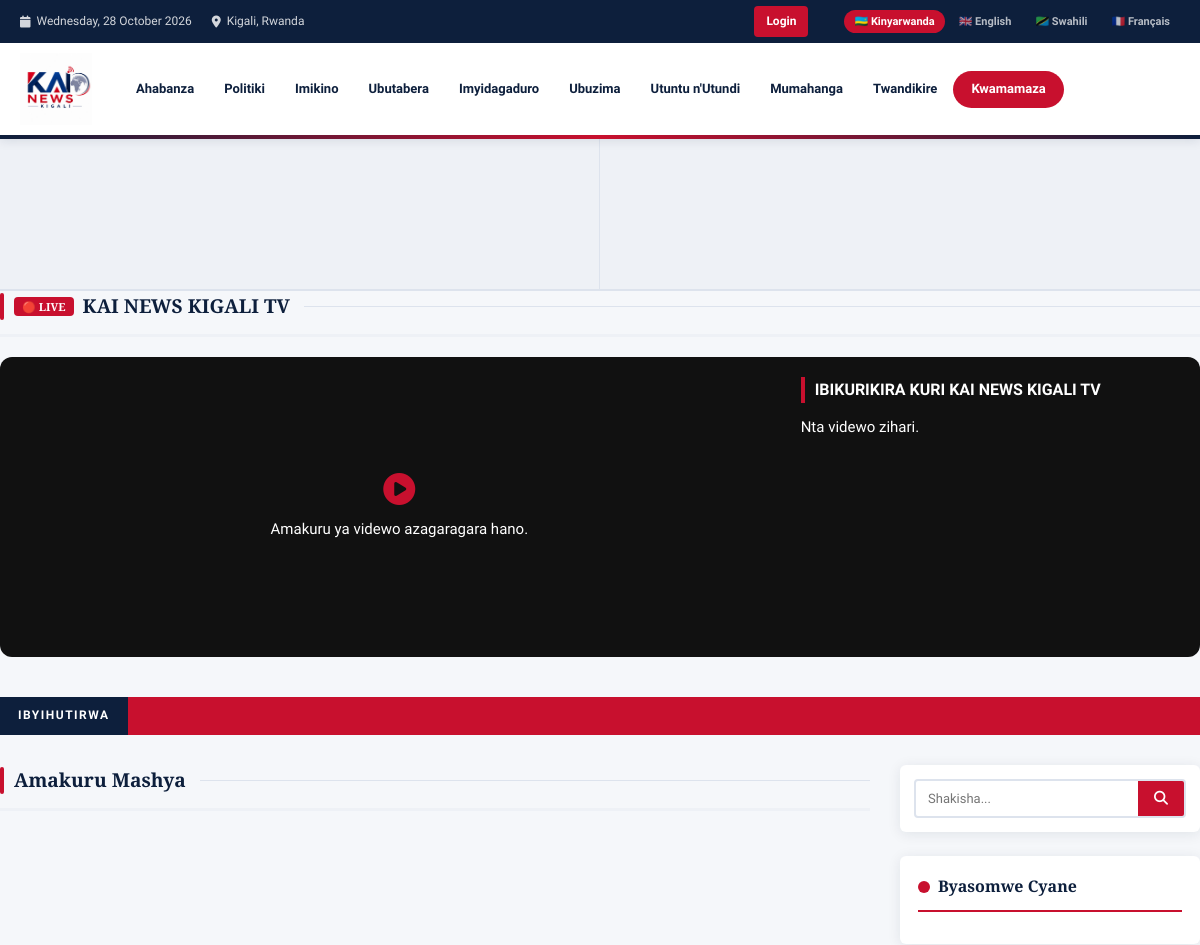
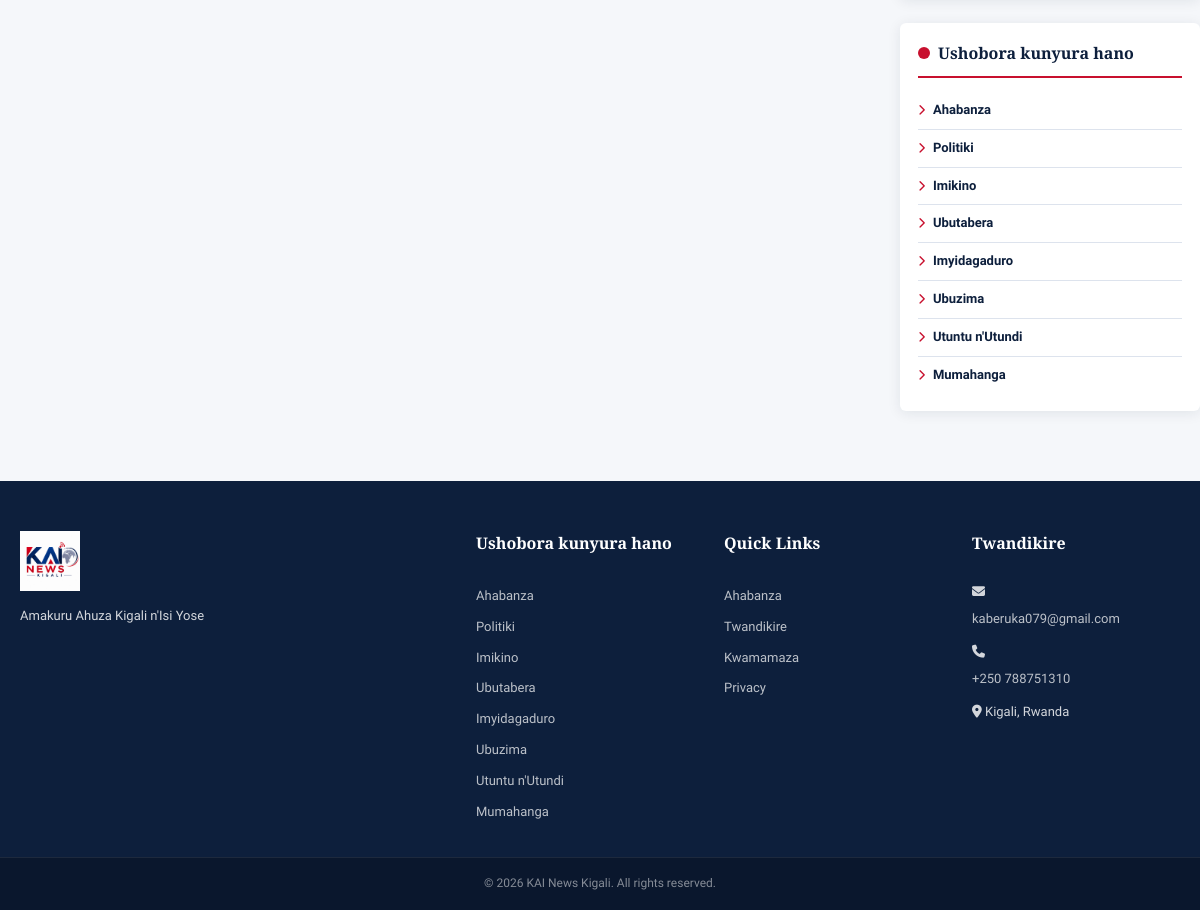
The page / on the database its author committed (2 pictures, top to bottom).
### tables this page shows
CREATE TABLE `categories` (
  `id` INT AUTO_INCREMENT PRIMARY KEY,
  `slug` VARCHAR(100) NOT NULL UNIQUE,
  `name_rw` VARCHAR(200) NOT NULL,
  `name_en` VARCHAR(200) NOT NULL,
  `name_sw` VARCHAR(200) NOT NULL,
  `name_fr` VARCHAR(200) NOT NULL,
  `sort_order` INT DEFAULT 0
);

CREATE TABLE `advertisements` (
  `id` INT AUTO_INCREMENT PRIMARY KEY,
  `title` VARCHAR(300) NOT NULL,
  `image` VARCHAR(500) NOT NULL,
  `video` VARCHAR(500) DEFAULT NULL,
  `link_url` VARCHAR(500),
  `position` ENUM('banner_top','banner_top_photo_1','banner_top_photo_2','banner_top_photo_3','banner_top_photo_4','banner_mid','sidebar','footer','popup') DEFAULT 'banner_top',
  `is_active` TINYINT(1) DEFAULT 1,
  `is_animated` TINYINT(1) DEFAULT 0,
  `animation_type` ENUM('slide','fade','bounce','pulse','zoom','flip') DEFAULT 'fade',
  `start_date` DATE,
  `end_date` DATE,
  `clicks` INT DEFAULT 0,
  `created_at` TIMESTAMP DEFAULT CURRENT_TIMESTAMP
);

### includes/config.php (called while the page is built, shortened)
<?php
function db() {
    static $conn = null;
    if ($conn === null) {
        $conn = new mysqli(DB_HOST, DB_USER, DB_PASS, DB_NAME);
        $conn->set_charset('utf8mb4');
    }
    return $conn;
}
function e($s) { return htmlspecialchars($s ?? '', ENT_QUOTES, 'UTF-8'); }
function getSetting($key) {
    $db = db();
    $stmt = $db->prepare("SELECT value FROM settings WHERE key_name=?");
    $stmt->bind_param("s", $key);
    $stmt->execute();
    $result = $stmt->get_result()->fetch_assoc();
    return $result ? $result['value'] : '';
}
function getCategories() {
    return db()->query("SELECT * FROM categories ORDER BY sort_order")->fetch_all(MYSQLI_ASSOC);
}
function getLang() {
    $lang = $_GET['lang'] ?? $_SESSION['lang'] ?? 'rw';
    return in_array($lang, ['rw','en','sw','fr']) ? $lang : 'rw';
}
$LANG = getLang();
$LABELS = [
    'rw' => [
        'home' => 'Ahabanza', 'latest' => 'Amakuru Mashya', 'read_more' => 'Soma Byinshi',
        'search' => 'Shakisha', 'share' => 'Sangira', 'advertise' => 'Kwamamaza',
        'contact' => 'Twandikire', 'views' => 'Ibyasomwe', 'by' => 'Na', 'written_by' => 'Byanditswe na',
        'related' => 'Amakuru Afitanye Isano', 'gallery' => 'Amafoto',
        'breaking' => 'IBYIHUTIRWA',
    ],
    'en' => [
        'home' => 'Home', 'latest' => 'Latest News', 'read_more' => 'Read More',
        'search' => 'Search', 'share' => 'Share', 'advertise' => 'Advertise',
        'contact' => 'Contact Us', 'views' => 'Views', 'by' => 'By', 'written_by' => 'Written by',
        'related' => 'Related News', 'gallery' => 'Photo Gallery',
        'breaking' => 'BREAKING',
    ],
    'sw' => [
        'home' => 'Nyumbani', 'latest' => 'Habari za Hivi Karibuni', 'read_more' => 'Soma Zaidi',
        'search' => 'Tafuta', 'share' => 'Shiriki', 'advertise' => 'Tangaza',
        'contact' => 'Wasiliana Nasi', 'views' => 'Maoni', 'by' => 'Na', 'written_by' => 'Kaliandikwa na',
        'related' => 'Habari Zinazohusiana', 'gallery' => 'Picha',
        'breaking' => 'HABARI ZA HARAKA',
    ],
    'fr' => [
        'home' => 'Accueil', 'latest' => 'Dernières nouvelles', 'read_more' => 'Lire la suite',
        'search' => 'Rechercher', 'share' => 'Partager', 'advertise' => 'Publicité',
        'contact' => 'Contactez-nous', 'views' => 'Vues', 'by' => 'Par', 'written_by' => 'Écrit par',
        'related' => 'Actualités connexes', 'gallery' => 'Galerie',
        'breaking' => 'ALERTE',
    ],
];
function L($key) {
    global $LABELS, $LANG;
    return $LABELS[$LANG][$key] ?? $LABELS['rw'][$key] ?? $key;
}
?>

### index.php (the view, shortened to what this page needs)
<?php
require_once 'includes/config.php';
function getActiveAdCondition(): string {
    return "is_active=1 AND (start_date IS NULL OR start_date <= CURDATE()) AND (end_date IS NULL OR end_date >= CURDATE())";
}
$topPhotoPositions = ['banner_top_photo_1','banner_top_photo_2'];
$ads_top_photos = db()->query("SELECT * FROM advertisements WHERE position IN ('" . implode("','", $topPhotoPositions) . "') AND " . getActiveAdCondition() . " AND image<>'' ORDER BY created_at DESC")->fetch_all(MYSQLI_ASSOC);
$ads_top_photo_slots = array_column($ads_top_photos, null, 'position');
$homepage_video_links = getSetting('homepage_video_links');
function parseHomepageVideoLinks($raw) {
    $list = [];
    foreach (preg_split('/[\r\n]+/', trim($raw)) as $line) {
        $line = trim($line);
        if ($line === '') continue;
        $urlParts = parse_url($url);
        $host = strtolower($urlParts['host'] ?? '');
        $youtubeHosts = ['youtube.com', 'www.youtube.com', 'm.youtube.com', 'youtube-nocookie.com', 'www.youtube-nocookie.com', 'youtu.be', 'www.youtu.be'];
        $youtubeId = in_array($host, $youtubeHosts, true) ? getYouTubeVideoId($url) : false;
        $extension = strtolower(pathinfo($urlParts['path'] ?? '', PATHINFO_EXTENSION));
        $embedUrl = '';
        $embedType = '';
        $type = $youtubeId
            ? 'youtube'
            : ($embedUrl !== ''
                ? 'embed'
                : (in_array($extension, ['mp4', 'webm', 'ogg', 'mov'], true) ? 'file' : 'embed'));
        $autoTitle = $title === '';
        $list[] = [
            'title' => $title ?: (($type === 'youtube' ? 'YouTube video ' : ($type === 'embed' ? ucfirst($embedType) . ' video ' : 'Video ')) . (count($list) + 1)),
            'auto_title' => $autoTitle,
            'url' => $url,
            'type' => $type,
            'youtube_id' => $youtubeId ?: '',
            'embed_sandbox' => $embedType === 'external',
            'embed_url' => $youtubeId
                ? 'https://www.youtube-nocookie.com/embed/' . $youtubeId . '?rel=0&controls=0&disablekb=1&fs=0&autoplay=1&mute=1&playsinline=1&enablejsapi=1'
                : $embedUrl,
            'mime_type' => $type === 'file' ? [
                'mp4' => 'video/mp4',
                'webm' => 'video/webm',
                'ogg' => 'video/ogg',
                'mov' => 'video/quicktime',
            ][$extension] : '',
            'thumbnail' => $youtubeId ? getYouTubeThumbnailUrl($url) : ''
        ];
    }
    return $list;
}
$homepage_video_items = parseHomepageVideoLinks($homepage_video_links);
$homepage_video_active_index = null;
$categories = getCategories();
?>
<!DOCTYPE html>
<html lang="<?= $LANG ?>" dir="ltr">
<head>
<link rel="stylesheet" href="assets/css/style.css">
<link rel="stylesheet" href="https://cdnjs.cloudflare.com/ajax/libs/font-awesome/6.5.0/css/all.min.css">
</head>
<body class="home">
<?php include 'includes/header.php'; ?>
<?php if (!empty($ads_top_photo_slots) || isset($_SESSION['admin_id'])): ?>
<div class="ad-banner ad-top ad-top-photos">
  <div class="ad-top-photos-inner">
    <?php foreach ($topPhotoPositions as $position): ?>
      <?php $photoAd = $ads_top_photo_slots[$position] ?? null; ?>
      <div class="ad-photo-panel">
        <?php if ($photoAd): ?>
          <?php
            $p_attrs = '';
            $p_classes = 'ad-banner-link';
          ?>
          <a href="<?= e($photoAd['link_url']) ?>" class="<?= $p_classes ?>"<?= $p_attrs ?> target="_blank" onclick="adClick(<?= $photoAd['id'] ?>)" style="background-image:url('<?= UPLOAD_URL . e($photoAd['image']) ?>');"></a>
        <?php else: ?>
          <a href="admin/ads.php?position=<?= urlencode($position) ?>&lang=<?= $LANG ?>" class="ad-placeholder ad-placeholder-link" style="display:flex;align-items:center;justify-content:center;color:#fff;background:#111;text-decoration:none;">Add Ad</a>
        <?php endif; ?>
      </div>
    <?php endforeach; ?>
  </div>
</div>
<?php endif; ?>
<section class="section kai-tv-section" aria-labelledby="kaiTvTitle">
  <div class="section-header">
    <h2 id="kaiTvTitle"><span class="kai-tv-live-badge" aria-label="Live">🔴 LIVE</span> KAI NEWS KIGALI TV</h2>
    <div class="section-line"></div>
  </div>
  <div class="kai-tv-grid">
    <div class="kai-tv-featured">
      <?php if ($homepage_video_active_index !== null): ?>
      <div class="kai-tv-player" id="kaiTvPlayer" aria-live="polite">
        <div class="kai-tv-media-host" id="kaiTvMediaHost"><div id="kaiTvMedia"></div></div>
        <button type="button" class="kai-tv-mute" id="kaiTvMute" aria-label="Unmute video" aria-pressed="false">
          <i class="fa fa-volume-xmark" aria-hidden="true"></i>
          <span>Unmute</span>
        </button>
        <div class="kai-tv-playback-notice" id="kaiTvPlaybackNotice" hidden>
          <span id="kaiTvPlaybackMessage"></span>
          <button type="button" id="kaiTvStart">Start video</button>
        </div>
      </div>
      <h3 class="kai-tv-current-title" id="kaiTvCurrentTitle"><?= e($homepage_video_items[$homepage_video_active_index]['title']) ?></h3>
      <?php else: ?>
      <div class="kai-tv-empty">
        <i class="fa fa-circle-play" aria-hidden="true"></i>
        <p><?= $LANG==='rw' ? 'Amakuru ya videwo azagaragara hano.' : ($LANG==='fr' ? 'Les vidéos d’actualité apparaîtront ici.' : ($LANG==='sw' ? 'Habari za video zitaonekana hapa.' : 'Video news will appear here.')) ?></p>
      </div>
      <?php endif; ?>
    </div>
    <div class="kai-tv-playlist">
      <h3><?= $LANG==='rw' ? 'IBIKURIKIRA KURI KAI NEWS KIGALI TV' : ($LANG==='fr' ? 'Vidéos d’actualité' : ($LANG==='sw' ? 'Habari za video' : 'Latest videos')) ?></h3>
      <div class="kai-tv-playlist-items">
        <?php if (empty($homepage_video_items)): ?>
        <p class="kai-tv-empty-list"><?= $LANG==='rw' ? 'Nta videwo zihari.' : ($LANG==='fr' ? 'Aucune vidéo pour le moment.' : ($LANG==='sw' ? 'Hakuna video kwa sasa.' : 'No videos available yet.')) ?></p>
        <?php endif; ?>
      </div>
    </div>
  </div>
</section>
<div class="breaking-bar">
  <span class="breaking-label"><?= L('breaking') ?></span>
</div>
<div class="container main-layout">
  <div class="content-area">
    <section class="section">
      <div class="section-header">
        <h2><?= L('latest') ?></h2>
        <div class="section-line"></div>
      </div>
    </section>
  </div>
  <aside class="sidebar">
    <div class="widget search-widget">
      <form action="search.php" method="GET">
        <div class="search-box">
          <input type="text" name="q" placeholder="<?= L('search') ?>...">
          <button type="submit"><i class="fa fa-search"></i></button>
        </div>
      </form>
    </div>
    <div class="widget">
      <div class="widget-title"><?= $LANG==='rw'?'Byasomwe Cyane':($LANG==='en'?'Most Read':($LANG==='sw'?'Zilizosomwa Zaidi':'Les plus lues')) ?></div>
    </div>
    <div class="widget">
      <div class="widget-title"><?= $LANG==='rw'?'Ushobora kunyura hano':($LANG==='en'?'Categories':'Catégories') ?></div>
      <?php foreach ($categories as $cat): ?>
      <a href="category.php?slug=<?= urlencode($cat['slug']) ?>&lang=<?= $LANG ?>" class="cat-link">
        <i class="fa fa-chevron-right"></i> <?= e($cat['name_'.$LANG]) ?>
      </a>
      <?php endforeach; ?>
    </div>
  </aside>
</div>
<?php include 'includes/footer.php'; ?>
</body>
</html>

### includes/header.php (shortened to what this page needs)
<?php
$categories = getCategories();
$current_url = (isset($_SERVER['HTTPS']) ? 'https' : 'http') . '://' . $_SERVER['HTTP_HOST'] . $_SERVER['REQUEST_URI'];
?>
<header class="site-header">
  <div class="top-bar">
    <div class="container top-bar-inner">
      <div class="top-bar-left">
        <span><i class="fa fa-calendar"></i> <?= date('l, d F Y') ?></span>
        <span><i class="fa fa-map-marker-alt"></i> Kigali, Rwanda</span>
      </div>
      <div class="top-bar-right">
        <div class="header-actions">
          <?php if (isset($_SESSION['admin_id'])): ?>
            <a href="admin/dashboard.php" class="btn btn-primary">Dashboard</a>
            <a href="admin/logout.php" class="btn btn-outline">Logout</a>
          <?php else: ?>
            <a href="admin/login.php" class="btn btn-primary">Login</a>
          <?php endif; ?>
        </div>
        <div class="lang-switcher">
          <?php
          $langs = ['rw'=>'🇷🇼 Kinyarwanda','en'=>'🇬🇧 English','sw'=>'🇹🇿 Swahili','fr'=>'🇫🇷 Français'];
          foreach ($langs as $code => $label):
            $active = ($LANG === $code) ? 'active' : '';
            $url    = strtok($current_url, '?');
            $params = $_GET;
            $params['lang'] = $code;
            $query  = http_build_query($params);
          ?>
          <a href="<?= $url ?>?<?= $query ?>" class="lang-btn <?= $active ?>"><?= $label ?></a>
          <?php endforeach; ?>
        </div>
      </div>
    </div>
  </div>
  <div class="header-main">
    <div class="container header-inner" style="position:relative;">
      <a href="index.php?lang=<?= $LANG ?>" class="site-logo">
        <img src="assets/images/logo.png" alt="KAI News Kigali">
      </a>
      <nav class="main-nav" id="mainNav">
        <a href="index.php?lang=<?= $LANG ?>" class="nav-link"><?= L('home') ?></a>
        <?php foreach ($categories as $category): ?>
          <?php if ($category['slug'] === 'ahabanza') continue; ?>
        <a href="category.php?slug=<?= urlencode($category['slug']) ?>&lang=<?= $LANG ?>" class="nav-link">
          <?= e($category['name_'.$LANG]) ?>
        </a>
        <?php endforeach; ?>
        <a href="contact.php?lang=<?= $LANG ?>" class="nav-link"><?= L('contact') ?></a>
        <a href="advertise.php?lang=<?= $LANG ?>" class="nav-link nav-advertise"><?= L('advertise') ?></a>
      </nav>
    </div>
  </div>
  <div class="brand-accent-bar"></div>
</header>

### includes/footer.php (shortened to what this page needs)
<footer class="site-footer">
  <div class="footer-top">
    <div class="container footer-grid">
      <div class="footer-col">
        <img src="assets/images/logo.png" alt="KAI News Kigali" class="footer-logo">
        <p><?= e(getSetting('site_tagline') ?: 'Amakuru Ahuza Kigali n\'Isi Yose') ?></p>
      </div>
      <div class="footer-col">
        <h4><?= $LANG==='en'?'Categories':($LANG==='fr'?'Catégories':($LANG==='sw'?'Makundi':'Ushobora kunyura hano')) ?></h4>
        <?php foreach (getCategories() as $category): ?>
        <a href="category.php?slug=<?= urlencode($category['slug']) ?>&lang=<?= $LANG ?>"><?= e($category['name_'.$LANG]) ?></a>
        <?php endforeach; ?>
      </div>
      <div class="footer-col">
        <h4><?= $LANG==='en'?'Quick Links':($LANG==='fr'?'Liens rapides':($LANG==='sw'?'Viungo vya Haraka':'Quick Links')) ?></h4>
        <a href="index.php?lang=<?= $LANG ?>"><?= L('home') ?></a>
        <a href="contact.php?lang=<?= $LANG ?>"><?= L('contact') ?></a>
        <a href="advertise.php?lang=<?= $LANG ?>"><?= L('advertise') ?></a>
        <a href="privacy.php?lang=<?= $LANG ?>"><?= $LANG==='en'?'Privacy Policy':($LANG==='fr'?'Politique de confidentialité':'Privacy') ?></a>
      </div>
      <div class="footer-col">
        <?php $siteEmail = getSetting('site_email') ?: 'kaberuka079@gmail.com'; ?>
         <?php $sitePhone = getSetting('site_phone') ?: '+250 788751310'; ?>
        <?php $siteAddress = getSetting('site_address') ?: 'Kigali, Rwanda'; ?>
        <h4><?= $LANG==='en'?'Contact Us':($LANG==='fr'?'Contactez-nous':'Twandikire') ?></h4>
        <p><i class="fa fa-envelope"></i> <a href="mailto:<?= e($siteEmail) ?>"><?= e($siteEmail) ?></a></p>
        <p><i class="fa fa-phone"></i> <a href="tel:<?= e($sitePhone) ?>"><?= e($sitePhone) ?></a></p>
        <p><i class="fa fa-map-marker-alt"></i> <?= e($siteAddress) ?></p>
      </div>
    </div>
  </div>
  <div class="footer-bottom">
    <div class="container">
      <p>&copy; <?= date('Y') ?> KAI News Kigali. <?= $LANG==='en'?'All rights reserved.':($LANG==='fr'?'Tous droits réservés.':($LANG==='sw'?'Haki zote zimehifadhiwa.':'All rights reserved.')) ?></p>
    </div>
  </div>
</footer>

### rows shown on the page
categories: name_rw "Politiki"
categories: name_rw "Imikino"
categories: name_rw "Ubutabera"
categories: name_rw "Imyidagaduro"
categories: name_rw "Ubuzima"
categories: name_rw "Utuntu n'Utundi"
categories: name_rw "Mumahanga"
categories: name_rw "Ahabanza"

### other values the page prints
$label "🇷🇼 Kinyarwanda"
$label "🇬🇧 English"
$label "🇹🇿 Swahili"
$label "🇫🇷 Français"
L('home') "Ahabanza"
L('contact') "Twandikire"
L('advertise') "Kwamamaza"
L('breaking') "IBYIHUTIRWA"
L('latest') "Amakuru Mashya"
getSetting('site_tagline') ?: 'Amakuru Ahuza Kigali n\'Isi Yose' "Amakuru Ahuza Kigali n'Isi Yose"
$siteEmail "kaberuka079@gmail.com"
$sitePhone "+250 788751310"
$siteAddress "Kigali, Rwanda"
